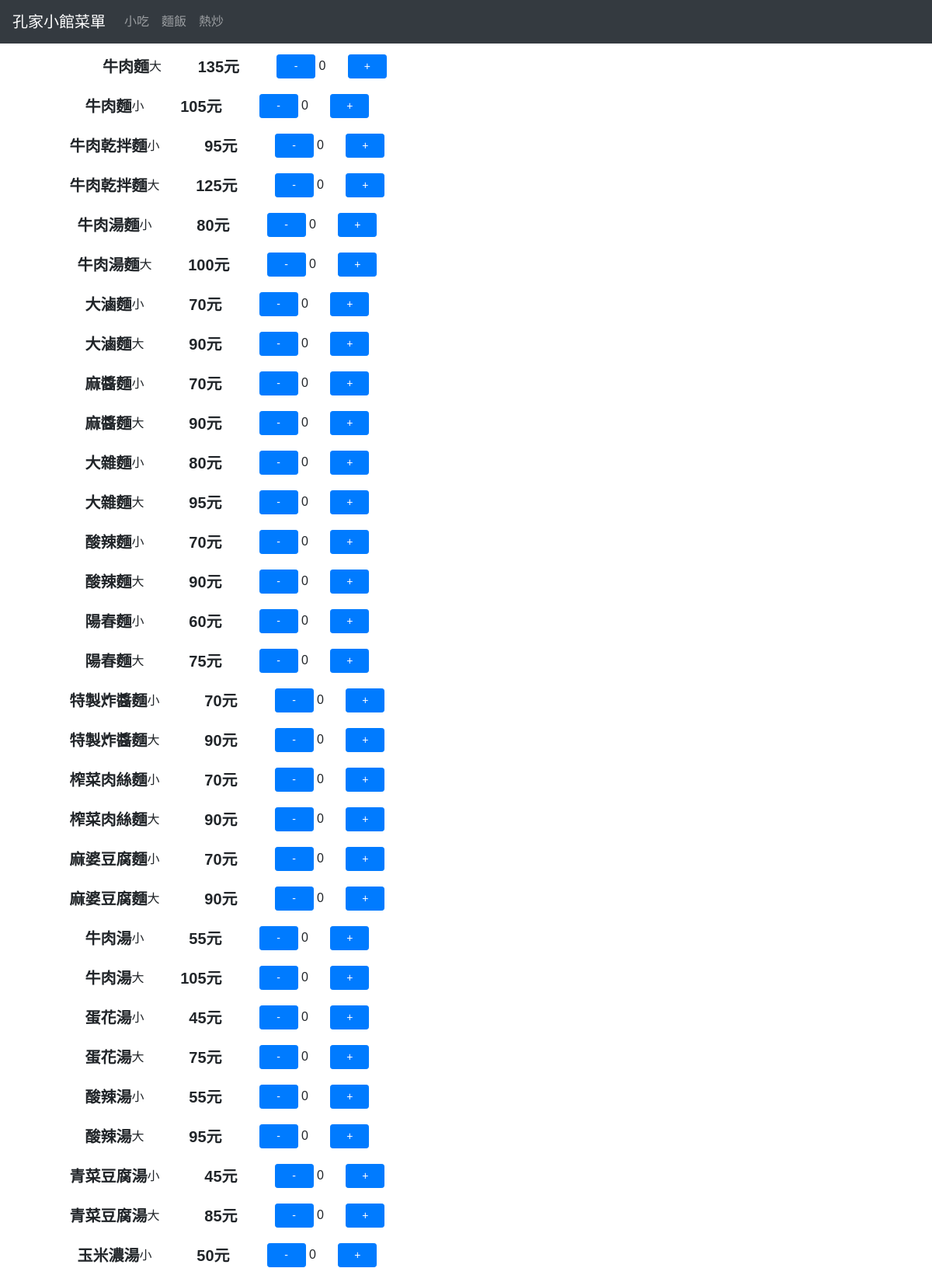
The page /snacks/ (upper part) on the database its author committed.
### booking/models.py (models this page shows)
class dinner_shop(models.Model):
    dinner_items=models.CharField('晚餐品項',max_length=10,null=False,primary_key=True)
    dinner_name=models.CharField('晚餐名稱',max_length=10,null=False)
    size=[
        ('大',"大"),
        ('小',"小")
    ]
    dinner_size=models.CharField('尺寸',max_length=4,default="",choices=size,null=False)
    sort=[
        ('小吃',"小吃"),
        ('麵飯',"麵飯"),
        ('熱炒',"熱炒"),
    ]
    dinner_type=models.CharField('類別',max_length=5,default="",choices=sort,null=False)
    dinner_price=models.CharField('晚餐價格',max_length=10,null=False)
    status=[
        ('停止銷售','停止銷售'),
        ('銷售中','銷售中'),
    ]
    dinner_status=models.CharField('餐點狀態',max_length=4,default="",choices=status,null=False)

### booking/views.py (the view)
# urls.py: path('snacks/', views.show_dinner_snacks, name='dinner1'),
def show_dinner_snacks(request):
    menu_items = dinner_shop.objects.filter(dinner_type='小吃').order_by('dinner_items')
    return render(request, 'snacks.html', {'menu_items': menu_items})

### templates/snacks.html (shortened to what this page needs)
<!DOCTYPE html>
<html lang="zh-TW">
<head>
    <link rel="stylesheet" href="https://maxcdn.bootstrapcdn.com/bootstrap/4.5.2/css/bootstrap.min.css">
</head>
<body>
    <nav class="navbar navbar-expand-md bg-dark navbar-dark">
        <a class="navbar-brand" href="/dinner" style="text-align: center;">孔家小館菜單</a>
        <div class="collapse navbar-collapse" id="collapsibleNavbar">
            <ul class="navbar-nav">
                <li class="nav-item">
                    <a class="nav-link" href="/snacks">小吃</a>
                </li>
                <li class="nav-item">
                    <a class="nav-link" href="/noodles">麵飯</a>
                </li>
                <li class="nav-item">
                    <a class="nav-link" href="/hotdishes">熱炒</a>
                </li>
            </ul>
        </div>
    </nav>
    <form id="order-form" action="" method="GET">
    <div class="container" style="margin-top: 60px;">
        {% for item in menu_items %}
        {% if item.dinner_items %}
        <div class="row">
            <div class="col-md-6 d-flex justify-content-center">
                <div class="menu-item" data-item="{{ item.dinner_items }}">
                    <div class="item-name">{{ item.dinner_name }}</div>
                    <div class="item-size">{{ item.dinner_size }}</div>
                    <div class="item-price">{{ item.dinner_price }}元</div>
                    <div class="quantity-control">
                        <button class="btn btn-primary btn-sm quantity" data-action="minus">-</button>
                        <span class="item-quantity">0</span>
                        <button class="btn btn-primary btn-sm quantity" data-action="plus">+</button>
                    </div>
                </div>
            </div>
        </div>
        {% endif %}
    </div>
    {% endfor %}
    </form>
</body>
</html>

### templates/snacks.html (style rules this page uses)
body { font-family: "Microsoft JhengHei", sans-serif; }
.menu-item { display: flex; align-items: center; margin-top: 10px; margin-bottom: 10px; }
.item-name { flex: 1; font-weight: bold; font-size: 20px; }
.item-price { width: 100px; font-weight: bold; font-size: 20px; text-align: right; margin-right: 1.5rem; }
.quantity { width: 50px; margin-left: 1.5rem; text-align: center; }
.item-quantity { width: 50px; text-align: center; }
.navbar { position: fixed; top: 0; width: 100%; z-index: 999; }

### rows shown on the page
dinner_shop: dinner_name "牛肉麵", dinner_size "大", dinner_price "135"
dinner_shop: dinner_name "牛肉麵", dinner_size "小", dinner_price "105"
dinner_shop: dinner_name "牛肉乾拌麵", dinner_size "小", dinner_price "95"
dinner_shop: dinner_name "牛肉乾拌麵", dinner_size "大", dinner_price "125"
dinner_shop: dinner_name "牛肉湯麵", dinner_size "小", dinner_price "80"
dinner_shop: dinner_name "牛肉湯麵", dinner_size "大", dinner_price "100"
dinner_shop: dinner_name "大滷麵", dinner_size "小", dinner_price "70"
dinner_shop: dinner_name "大滷麵", dinner_size "大", dinner_price "90"
dinner_shop: dinner_name "麻醬麵", dinner_size "小", dinner_price "70"
dinner_shop: dinner_name "麻醬麵", dinner_size "大", dinner_price "90"
dinner_shop: dinner_name "大雜麵", dinner_size "小", dinner_price "80"
dinner_shop: dinner_name "大雜麵", dinner_size "大", dinner_price "95"
dinner_shop: dinner_name "酸辣麵", dinner_size "小", dinner_price "70"
dinner_shop: dinner_name "酸辣麵", dinner_size "大", dinner_price "90"
dinner_shop: dinner_name "陽春麵", dinner_size "小", dinner_price "60"
dinner_shop: dinner_name "陽春麵", dinner_size "大", dinner_price "75"
dinner_shop: dinner_name "特製炸醬麵", dinner_size "小", dinner_price "70"
dinner_shop: dinner_name "特製炸醬麵", dinner_size "大", dinner_price "90"
dinner_shop: dinner_name "榨菜肉絲麵", dinner_size "小", dinner_price "70"
dinner_shop: dinner_name "榨菜肉絲麵", dinner_size "大", dinner_price "90"
dinner_shop: dinner_name "麻婆豆腐麵", dinner_size "小", dinner_price "70"
dinner_shop: dinner_name "麻婆豆腐麵", dinner_size "大", dinner_price "90"
dinner_shop: dinner_name "牛肉湯", dinner_size "小", dinner_price "55"
dinner_shop: dinner_name "牛肉湯", dinner_size "大", dinner_price "105"
dinner_shop: dinner_name "蛋花湯", dinner_size "小", dinner_price "45"
dinner_shop: dinner_name "蛋花湯", dinner_size "大", dinner_price "75"
dinner_shop: dinner_name "酸辣湯", dinner_size "小", dinner_price "55"
dinner_shop: dinner_name "酸辣湯", dinner_size "大", dinner_price "95"
dinner_shop: dinner_name "青菜豆腐湯", dinner_size "小", dinner_price "45"
dinner_shop: dinner_name "青菜豆腐湯", dinner_size "大", dinner_price "85"
dinner_shop: dinner_name "玉米濃湯", dinner_size "小", dinner_price "50"
